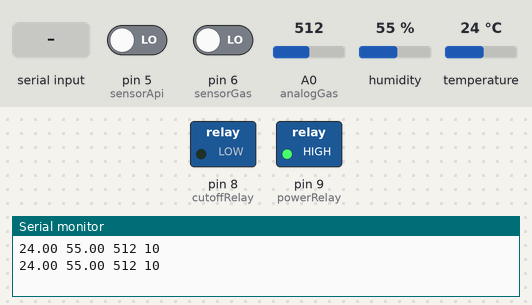
The sketch below on a simulated Arduino Uno, built with avr-gcc and run on an emulated ATmega328P. On the bench: switched loads named in the sketch (green lamp = pin HIGH), the last lines printed to the serial monitor. The inputs (shaded band) are chosen by the test bench; at power-on: pin 5 (sensorApi) LOW, pin 6 (sensorGas) LOW, A0 (analogGas) = 512, humidity 55 %, temperature 24 °C.

Above: at 1.2 s.
1.3 s: "1" received over the second serial link
At 2.0 s:
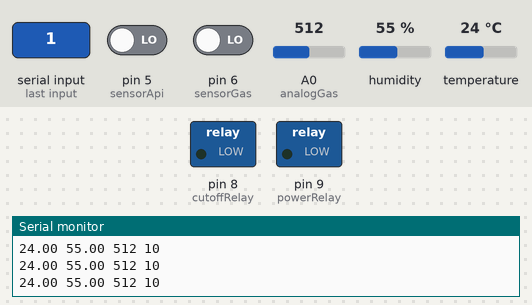
3.0 s: "off" received over the second serial link
At 3.4 s:
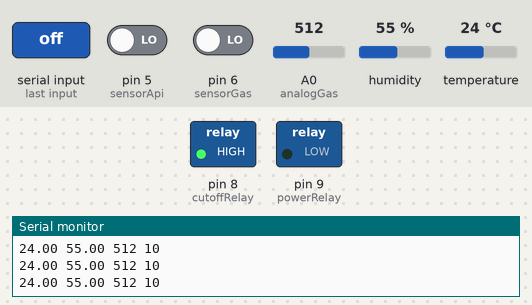
4.5 s: "0" received over the second serial link
At 5.9 s:
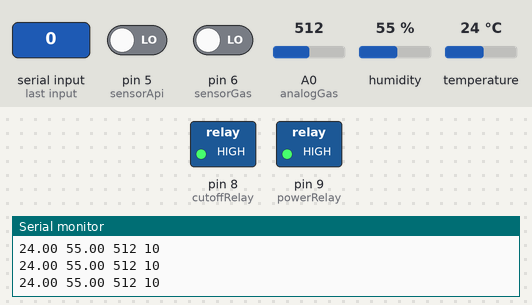
Timing chart, 0 to 7.5 s (numbered marks = the images above; inputs shaded):
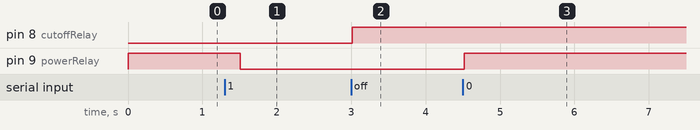

The sketch:

cut_off_relay.ino
```cpp
#include <DHT.h>
#include <SoftwareSerial.h>

#define dht11       4
#define sensorApi   5
#define sensorGas   6
#define analogGas   A0
#define cutoffRelay 8
#define powerRelay  9

SoftwareSerial myserial(2, 3);
DHT dht(dht11, DHT11);

String pesan, dataKirim;
float humi, suhu;
int gasValue;
bool flame, gas;
unsigned long cTime = 0;

void setup() {
  pinMode(flame, INPUT);
  pinMode(gas, INPUT); pinMode(analogGas, INPUT);
  pinMode(cutoffRelay, OUTPUT);
  pinMode(powerRelay, OUTPUT);
  digitalWrite(powerRelay, HIGH);

  Serial.begin(115200);
  myserial.begin(115200);
  dht.begin();
}

void loop() {
  humi = dht.readHumidity();
  suhu = dht.readTemperature();
  gas = digitalRead(sensorGas);
  flame = digitalRead(sensorApi);
  gasValue = analogRead(analogGas);

  dataKirim = String(suhu) + " " + String(humi) + " " + String(gasValue) + " 1" + String(flame);

  while (myserial.available()) {
    pesan += char(myserial.read());
  } pesan.trim();

  if (millis() - cTime >= 500) {
    Serial.println(dataKirim);
    myserial.println(dataKirim);
    if (pesan == "1") {
      digitalWrite(powerRelay, LOW);
    } else if (pesan == "0") {
      digitalWrite(powerRelay, HIGH);
    } else if (pesan == "off") {
      digitalWrite(cutoffRelay, HIGH);
    }
    cTime = millis();
    pesan = "";
  }
}
```

Measured:
- after the input at 1.3 s, pin 9 (powerRelay): HIGH → LOW after 0.21 s
- after the input at 3.0 s, pin 8 (cutoffRelay): LOW → HIGH at once
- after the input at 4.5 s, pin 9 (powerRelay): LOW → HIGH at once
